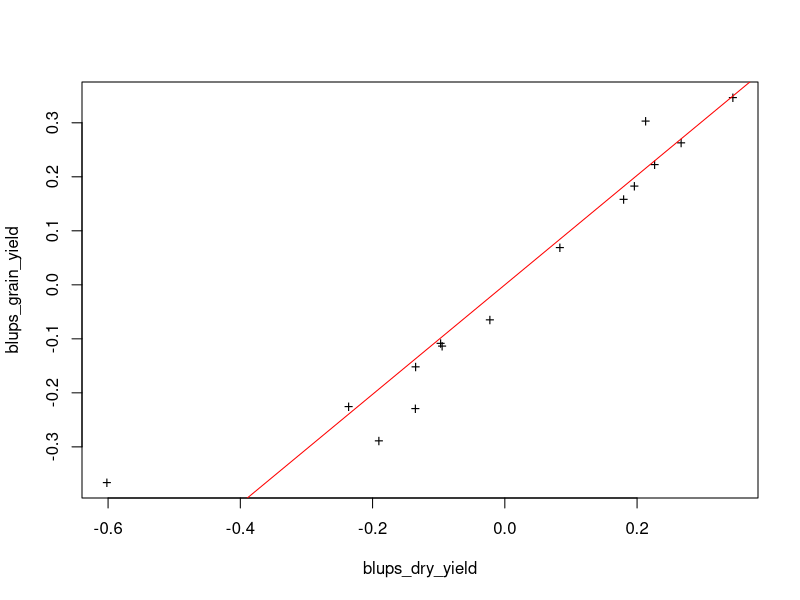
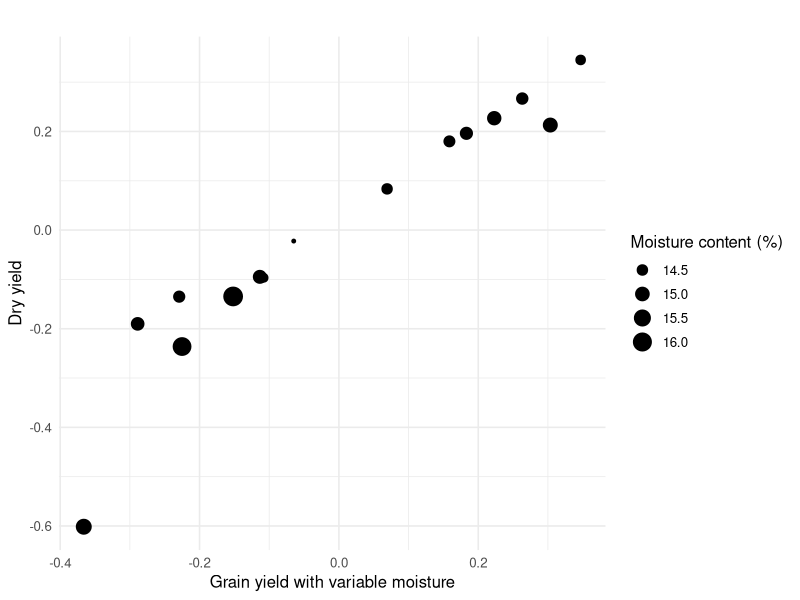
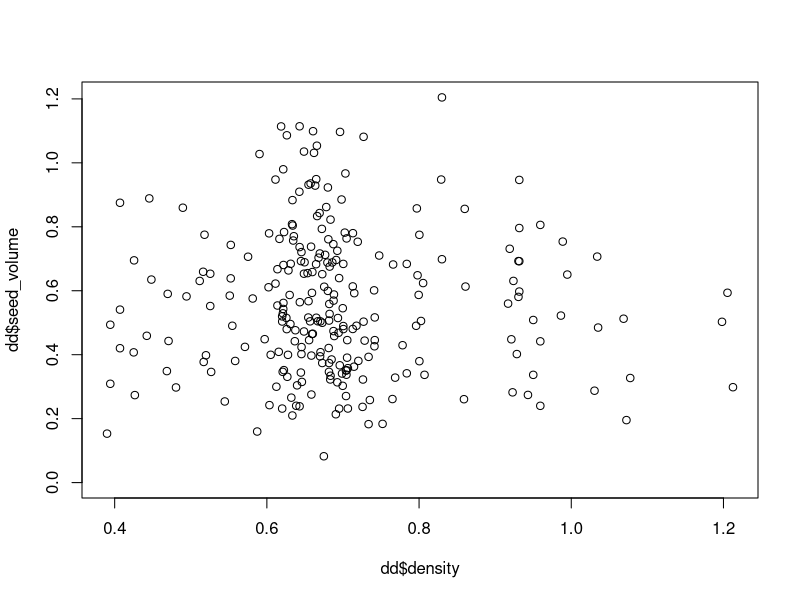
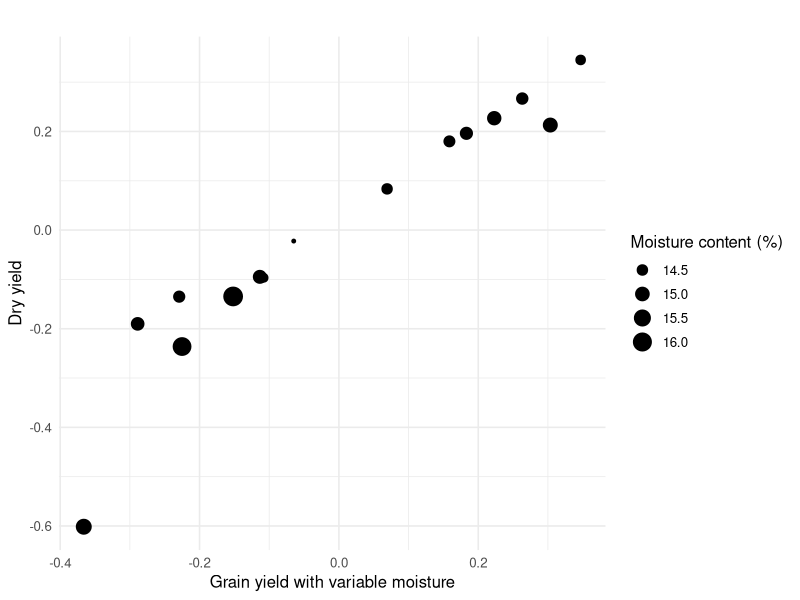

Write R code to recreate these figures, in order.
# Preparations ---------------------------------------------------
# Load necessary libraries
library(lme4)
library(emmeans)
library(ggplot2)


# Load data
dd <- read.csv("data/grain-yield-seed-metric-data.csv")
dd$dry_yield <- dd$grain_yield * (100-dd$moisture_content)/100


# Fit a mixed-effects model
# Variety is treated as a random effect, block is treated as a fixed effect
model1 <- lmer(dry_yield ~ (1|tech) + block_id + percent_survival, data = dd)
summary(model1)
blups_dry_yield <- unlist(ranef(model1))


model2 <- lmer(grain_yield ~ (1|tech) + block_id + percent_survival, data = dd)
summary(model2)
blups_grain_yield <- unlist(ranef(model2))


plot(blups_dry_yield, blups_grain_yield, pch = "+")
abline(lm(blups_dry_yield ~ blups_grain_yield), col = "red")
cor(blups_dry_yield, blups_grain_yield)
cor(blups_dry_yield, blups_grain_yield, method = "spearman")
# The correlation is high


# Is there a variety effect in moisture rate?
model3 <- lmer(moisture_content ~ tech + (1|block_id), data = dd)
summary(model3)


# Extract estimated marginal means
emmeans_model <- emmeans(model3, ~ tech)


# Pairwise comparisons
pairwise_results <- pairs(emmeans_model)
print(pairwise_results)
# No strong evidence for a biasing effect


# Now use the moisture values to see if they explain the discrepancy between BLUPs
moisture_content_values <- as.data.frame(emmeans_model)$emmean


dd2 <- data.frame(moisture_content_values, blups_grain_yield, blups_dry_yield)
# Create scatter plot
p = ggplot(dd2, aes(x = blups_grain_yield, y = blups_dry_yield, size = moisture_content_values)) +
  geom_point() +
  labs(
    title = "",
    x = "Grain yield with variable moisture",
    y = "Dry yield",
    size = "Moisture content (%)"
  ) +
  theme_minimal(base_size = 12) 

p

ggsave("output/moisture-vs-dry-yield.pdf",
       plot = p,
       width = 15,
       height = 13,
       units = "cm")

# No trend seems to be present


# How well does volume + moisture estimation predict dry yields?
dd$corrected_volume <- (dd$tech_volume * (100 - dd$moisture_content))/100


model4 <- lm(dry_yield ~ corrected_volume, data = dd)
summary(model4)
model5 <- lm(dry_yield ~ tech_volume, data = dd)
summary(model5)
# improvement is very slight, but should try with the BLUPs


# Is the density influenced by grain dimensions?
dd$density <- dd$dry_yield / dd$tech_volume
lm_3 <- lm(density ~ hundred_seed_weight, data=dd)
summary(lm_3)


dd$seed_volume <- dd$thickness * dd$width * dd$length
dd$seed_length <- sqrt(dd$thickness^2 + dd$width^2 + dd$length^2)

plot(dd$density, dd$seed_volume)

lm_3 <- lm(density ~ seed_length, data=dd)
lm_4 <- lm(density ~ seed_volume, data=dd)
summary(lm_3)
summary(lm_4)
# The packing density is not really affected by seed size, good!
# But what is the theoretical expectation here?
# What also could influence is the size distribution, not just averages
